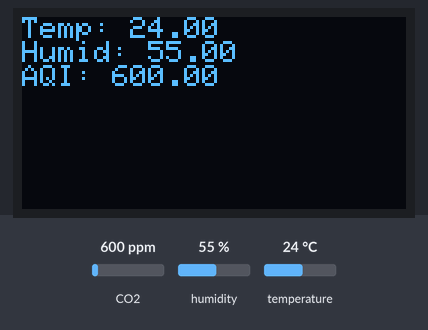
Simulated run of this sketch. Board: ESP8266 (NodeMCU). Shown: 128×64 one-colour display. The inputs (shaded band) are chosen by the test bench; at power-on: CO2 600 ppm, humidity 55 %, temperature 24 °C. WiFi joins after 1.5 s; servers stay silent unless stated; what the sketch prints to the serial monitor is not drawn.

Above: at 3.7 s.
3.8 s: CO2 set to 452 ppm
At 13.8 s:
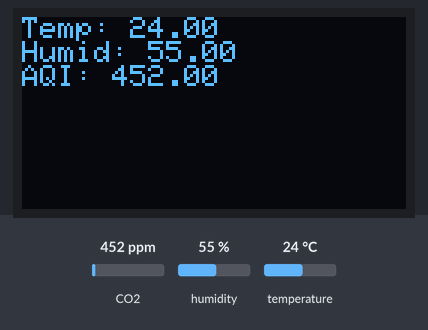
14.6 s: humidity set to 22 %
At 24.6 s:
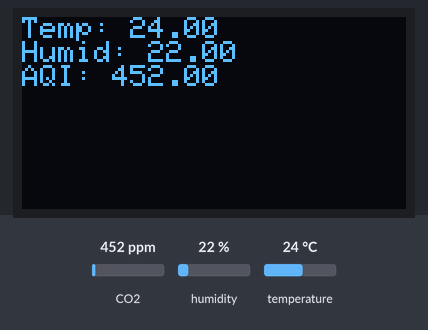
24.9 s: temperature set to 12 °C
At 34.6 s:
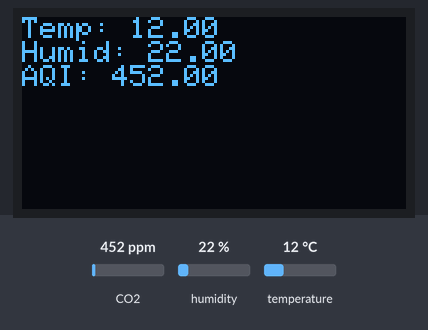
35.2 s: CO2 set to 1050 ppm
At 44.4 s:
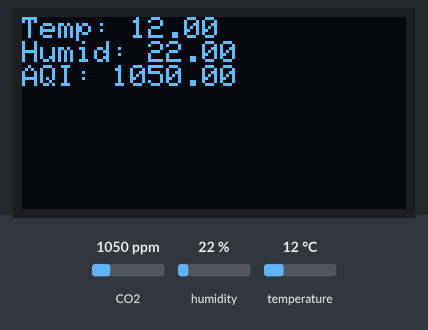
45.5 s: humidity set to 40 %
At 55.5 s:
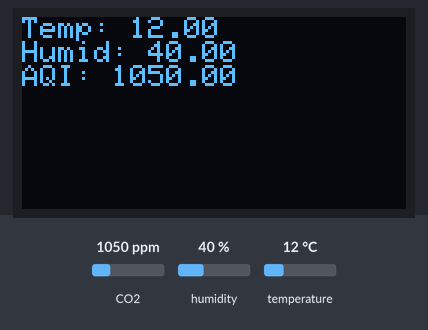
55.8 s: CO2 set to 1700 ppm
At 65.3 s:
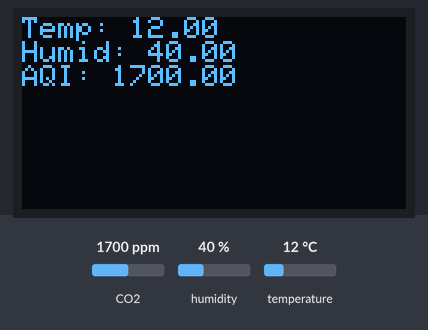
Timing chart, 0 to 66.8 s (numbered marks = the images above; inputs shaded):
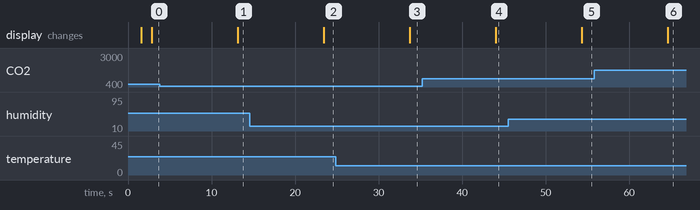

Measured:
- after the input at 3.8 s, the display: changes after 9.4 s (image 1)
- after the input at 14.6 s, the display: changes after 8.8 s (image 2)
- after the input at 24.9 s, the display: changes after 8.8 s (image 3)
- after the input at 35.2 s, the display: changes after 8.8 s (image 4)
- after the input at 45.5 s, the display: changes after 8.8 s (image 5)
- after the input at 55.8 s, the display: changes after 8.8 s (image 6)

The sketch:

WeatherMonitoring.ino
```cpp
#include <ESP8266WiFi.h>
#include <Adafruit_GFX.h>
#include <OakOLED.h>
#include <MQ135.h>
#include <DHT.h>
#define DHTPIN D4  // Selecting the pin at which we have connected DHT11
#define DHTTYPE DHT11
DHT dht(DHTPIN, DHTTYPE);
OakOLED oled;
//String apiKey ="7W20SY41EPFL8JNA"; // T&H(1-4)
//String apiKey ="VW58O28LQVJX8IKX"; // T&H(4-8)
String apiKey = "IIJBTD2KKMAS6F3F";  // T&H(8-12)      //Change The API KEY For Your Own
//String apiKey ="GGKURCXNYGE4W5P4"; // T&H(12-16)
//String apiKey="8TKQNP99GI16SSVG"; //T&H(16-20)
//String apiKey="276Y3334RNDG3N2B";//T&H(20-24)
//String apiKey="SB0VONCIBMEXR5B8";//T&H(24-28)
const char* server = "api.thingspeak.com";
// WiFi parameters to be configured
const char* ssid = "IPEC_WIFI";      // Write here your router's username
const char* password = "ipec@1234";  // Write here your router's password
WiFiClient client;
void setup(void) {
  Serial.begin(9600);
  // Connect to WiFi
  WiFi.begin(ssid, password);
  oled.begin();
  oled.clearDisplay();
  oled.setTextSize(1);
  oled.setTextColor(1);
  oled.setCursor(0, 0);
  oled.println("CONNECTING TO WiFi");
  oled.display();
  // while wifi not connected yet, print '.'
  // then after it connected, get out of the loop
  while (WiFi.status() != WL_CONNECTED) {
    delay(500);
    Serial.print(".");
  }
  //print a new line, then print WiFi connected and the IP address
  Serial.println("");
  oled.clearDisplay();
  oled.setTextSize(1);
  oled.setTextColor(1);
  oled.setCursor(0, 0);
  oled.println("CONNECTED TO WiFi");
  oled.display();
  Serial.println("WiFi connected");
  // Print the IP address
  Serial.println(WiFi.localIP());
  delay(1000);
  dht.begin();
}
void loop() {
  // Nothing
  MQ135 gasSensor = MQ135(A0);
  float air_quality = gasSensor.getPPM();
  float h = dht.readHumidity();
  float t = dht.readTemperature();
  if (isnan(h) || isnan(t)) {
    Serial.println("Failed to read from DHT sensor!");
    return;
  }
  if (client.connect(server, 80))  // "184.106.153.149" or api.thingspeak.com
  {
    String postStr = apiKey;
    postStr += "&field1=";
    postStr += String(t);
    postStr += "&field2=";
    postStr += String(h);
    //postStr +="&field5=";
    //postStr += String(air_quality);
    postStr += "\r\n\r\n";
    client.print("POST /update HTTP/1.1\n");
    client.print("Host: api.thingspeak.com\n");
    client.print("Connection: close\n");
    client.print("X-THINGSPEAKAPIKEY: " + apiKey + "\n");
    client.print("Content-Type: application/x-www-form-urlencoded\n");
    client.print("Content-Length: ");
    client.print(postStr.length());
    client.print("\n\n");
    client.print(postStr);
    Serial.print("Temperature: ");
    Serial.print(t);
    Serial.print(" degrees Celcius, Humidity: ");
    Serial.print(h);
    Serial.println("%, Air_Quality");
    Serial.println(air_quality);
    Serial.println("PPM. Send to Thingspeak.");
  }
  client.stop();
  oled.clearDisplay();
  oled.setTextSize(1.5);
  oled.setTextColor(1);
  oled.setCursor(0, 0);
  oled.print("Temp: ");
  oled.println(t);
  oled.print("Humid: ");
  oled.println(h);
  oled.print("AQI: ");
  oled.println(air_quality);
  oled.display();
  Serial.println("Waiting...");
  delay(10000);
}
// BOARD --> TEMP/HUMI --------
// D4 --> DATA
// GRD (next to 3U3) --> GRD
// 3U3 --> 3V3

//BOARD --> OLED ---------
//SDA --> D2
//SCK --> D1
//VIN--> VDD
//GRD (Next to VIN) --> GRD
```
